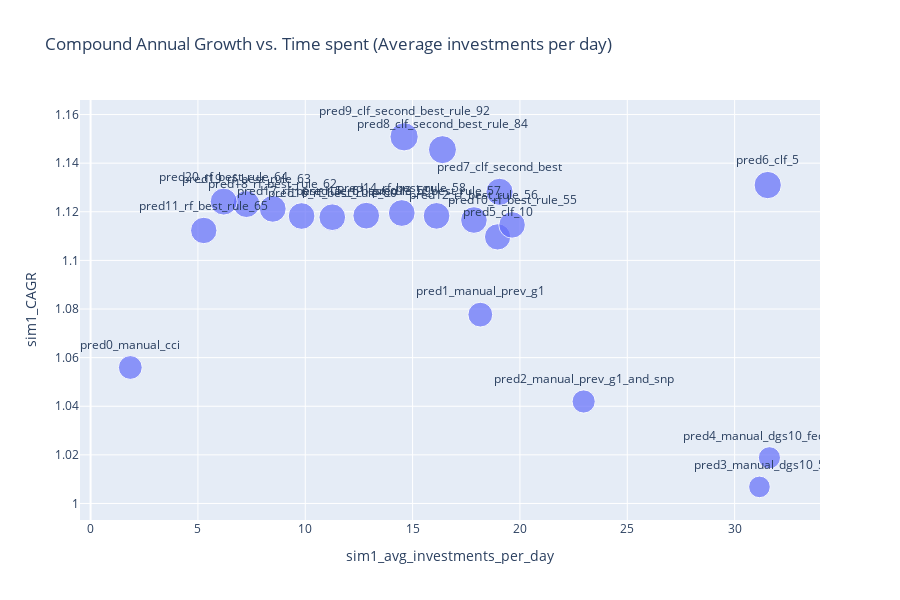

Notebook code for this chart:
### Code cell
# Create the scatter plot
fig = px.scatter(
    df_sim1_results.dropna(),
    x='sim1_avg_investments_per_day',
    y='sim1_CAGR',
    size='sim1_growth_capital_4y',  # Use the 'size' parameter for sim1_CAGR
    text='prediction',
    title='Compound Annual Growth vs. Time spent (Average investments per day)',
    labels={'sim1_capital': 'Initial Capital Requirement', 'growth_capital_4y': '4-Year Capital Growth'},
    height=600  # <- Increase height here

)

# Update the layout to improve readability of the annotations
fig.update_traces(textposition='top center')

# Show the plot
fig.show()

### Figure 1 — Plotly figure (JSON) as saved in the notebook; plotly's stock layout.template omitted (floating-point values rounded to 4 significant figures)
{"data": [{"hovertemplate": "sim1_avg_investments_per_day=%{x}<br>sim1_CAGR=%{y}<br>sim1_growth_capital_4y=%{marker.size}<br>prediction=%{text}<extra></extra>", "legendgroup": "", "marker": {"color": "#636efa", "size": [1.243, 1.349, 1.179, 1.028, 1.077, 1.516, 1.636, 1.62, 1.722, 1.754, 1.543, 1.531, 1.555, 1.564, 1.571, 1.565, 1.561, 1.564, 1.58, 1.591, 1.597], "sizemode": "area", "sizeref": 0.004385, "symbol": "circle"}, "mode": "markers+text", "name": "", "orientation": "v", "showlegend": false, "text": ["pred0_manual_cci", "pred1_manual_prev_g1", "pred2_manual_prev_g1_and_snp", "pred3_manual_dgs10_5", "pred4_manual_dgs10_fedfunds", "pred5_clf_10", "pred6_clf_5", "pred7_clf_second_best", "pred8_clf_second_best_rule_84", "pred9_clf_second_best_rule_92", "pred10_rf_best_rule_55", "pred11_rf_best_rule_65", "pred12_rf_best_rule_56", "pred13_rf_best_rule_57", "pred14_rf_best_rule_58", "pred15_rf_best_rule_59", "pred16_rf_best_rule_60", "pred17_rf_best_rule_61", "pred18_rf_best_rule_62", "pred19_rf_best_rule_63", "pred20_rf_best_rule_64"], "textposition": "top center", "type": "scatter", "x": [1.851, 18.15, 22.97, 31.16, 31.62, 18.96, 31.54, 19.05, 16.39, 14.6, 19.63, 5.272, 17.86, 16.12, 14.5, 12.84, 11.26, 9.83, 8.486, 7.26, 6.2], "xaxis": "x", "y": [1.056, 1.078, 1.042, 1.007, 1.019, 1.11, 1.131, 1.128, 1.146, 1.151, 1.115, 1.112, 1.117, 1.118, 1.119, 1.118, 1.118, 1.118, 1.121, 1.123, 1.124], "yaxis": "y"}], "layout": {"height": 600, "legend": {"itemsizing": "constant", "tracegroupgap": 0}, "title": {"text": "Compound Annual Growth vs. Time spent (Average investments per day)"}, "xaxis": {"anchor": "y", "domain": [0, 1], "title": {"text": "sim1_avg_investments_per_day"}}, "yaxis": {"anchor": "x", "domain": [0, 1], "title": {"text": "sim1_CAGR"}}}}
